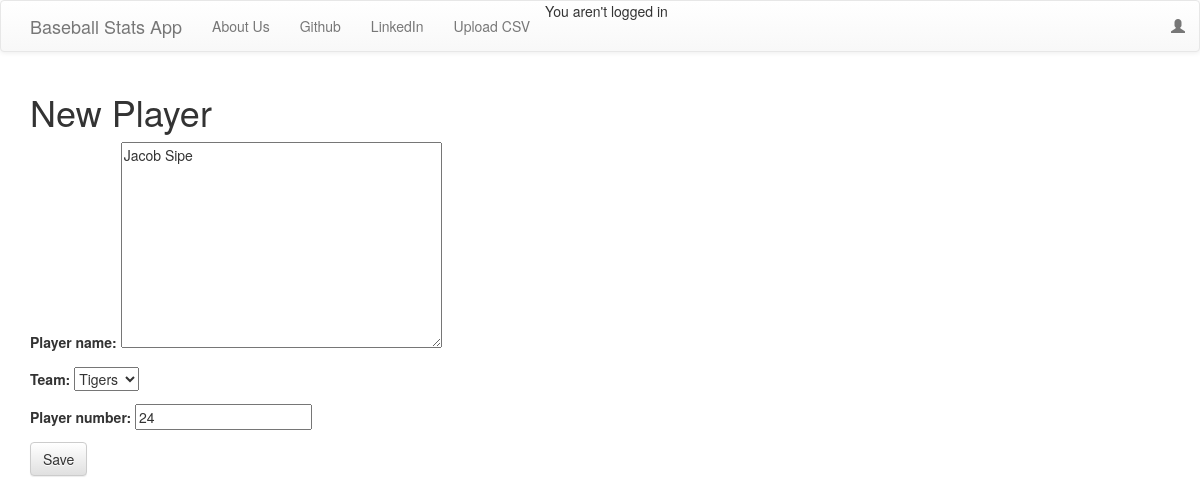
Page /edit/1/ on the committed database.
### baseballapp/models.py (models this page shows, shortened)
class Player(models.Model):
    player_name=models.TextField(max_length=200)
    BRAVES="Braves"
    TIGERS="Tigers"
    TEAM_CHOICES=(
    (BRAVES,'Braves'),
    (TIGERS,'Tigers'),
    )
    team=models.CharField(choices=TEAM_CHOICES,max_length=600)
    player_number=models.IntegerField()

### baseballapp/views.py (the view)
# urls.py: url(r'edit/(?P<pk>\d+)/$',views.PlayerUpdateView.as_view(),name="player_edit"),
class PlayerUpdateView(UpdateView):
    redirect_field_name="baseballapp/player_detail.html"
    form_class=PlayerForm
    model=Player

### baseballapp/forms.py
class PlayerForm(forms.ModelForm):
    class Meta():
        model=Player
        fields='__all__'

### templates/baseballapp/player_form.html (shortened to what this page needs)
{% extends "base.html" %}
{% block content %}
<h1>New Player</h1>
<form class="player-form" method="post">
  {{form.as_p}}
<button type="submit" class="save btn btn-default" name="button">Save</button>
</form>
{% endblock %}

### rows in the picture
Player: player_name "Jacob Sipe", team "Tigers", player_number "24"
